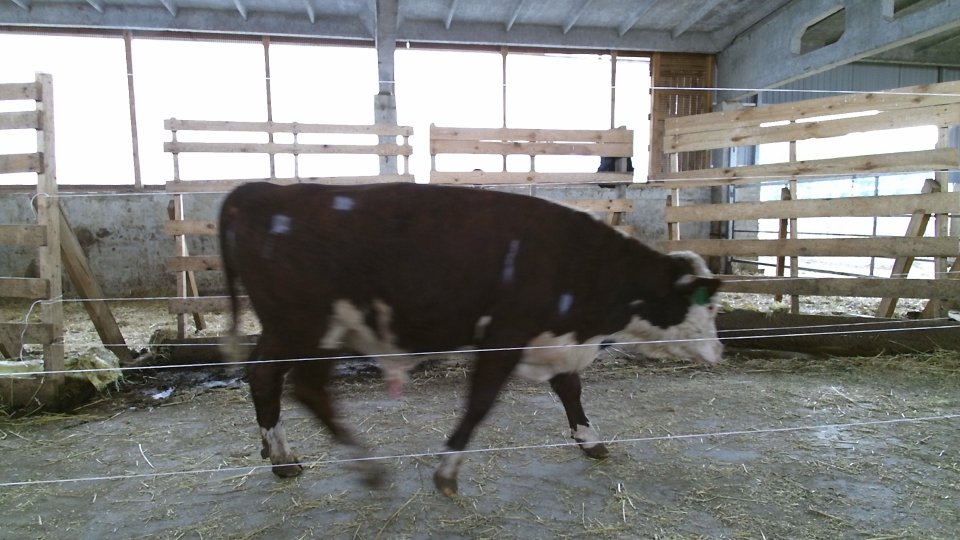
#> input picture raw_images/left_rgb.png, 1920 x 1080 px (shown at 1/2 size)
$ python RgbDepth_to_Rgbd.py
#> lines starting #> are read from the running program, lines starting #| are printed output that depends on the picture
import numpy as np
import cv2
import matplotlib.pyplot as plt
import open3d as o3d

color_raw=cv2.imread('./raw_images/left_rgb.png')
#> color_raw is the input picture: shape (1080, 1920, 3); mean B, G, R 123.2, 126.3, 125.9
# 深度图的尺寸是(512,424),RGB图要与之对齐
color_raw=cv2.resize(color_raw, (512, 424))
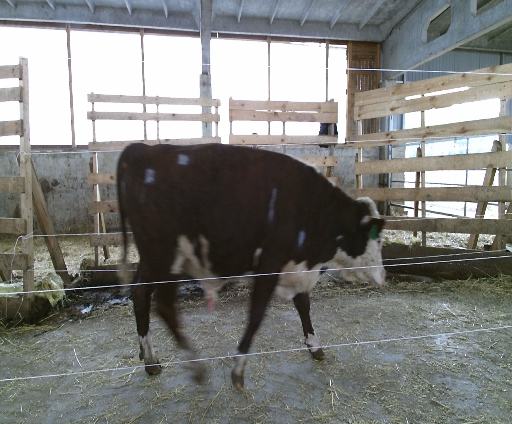
#> color_raw: shape (424, 512, 3); mean B, G, R 123.1, 126.2, 125.8
color_raw=o3d.geometry.Image(color_raw)
# 读取深度图像
depth_raw=o3d.io.read_image('./raw_images/left_depth.png')

# 合成RGDB图像
rgbd_image=o3d.geometry.RGBDImage.create_from_color_and_depth(
    color_raw,
    depth_raw,
    convert_rgb_to_intensity=False
)

# 展示RGB图像和深度图像
plt.subplot(1,2,1)
plt.title("RGB image")
#> (the run stopped early here; a loop or call above may not have finished)

$ run again, with raw_images/right_rgb.png copied over raw_images/left_rgb.png
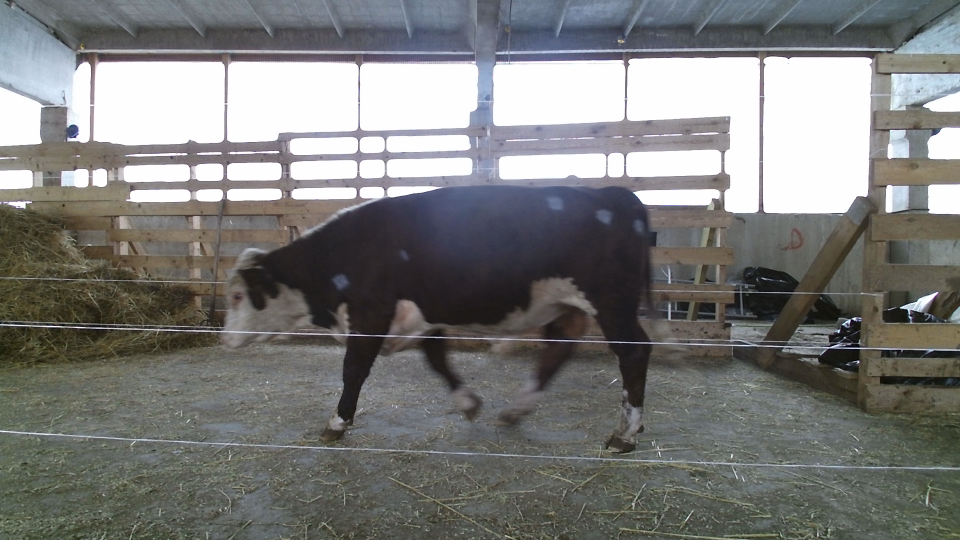
#> input picture raw_images/right_rgb.png, 1920 x 1080 px (shown at 1/2 size)
#> color_raw is the input picture: shape (1080, 1920, 3); mean B, G, R 121.4, 123, 122.6
#> `color_raw=cv2.resize(color_raw, (512, 424))`:
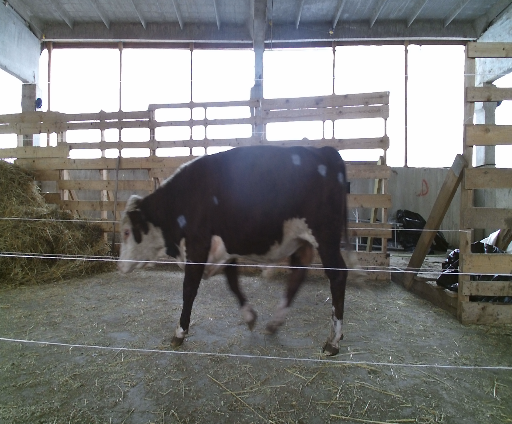
#> color_raw: shape (424, 512, 3); mean B, G, R 121.3, 122.9, 122.5
